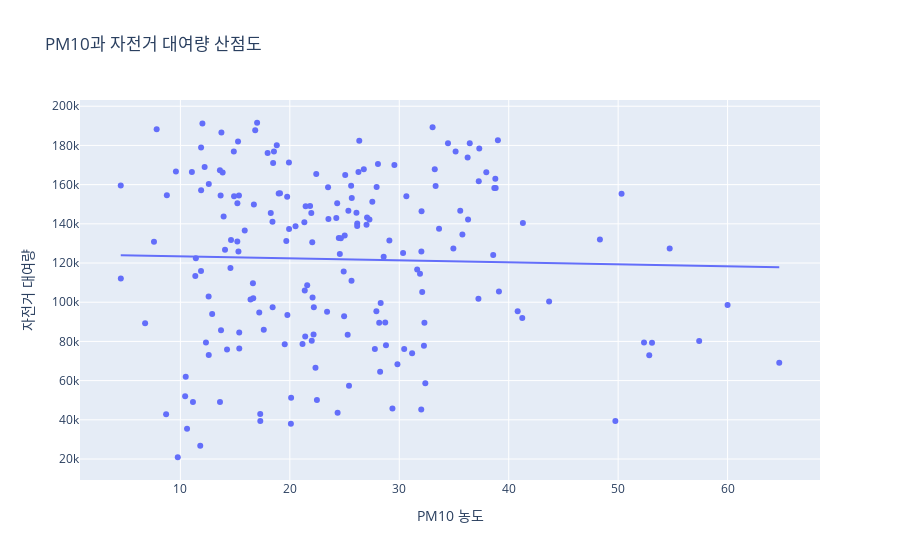

This figure's notebook cell:
### Code cell
# PM10과 Rental 산점도
fig_scatter1 = px.scatter(merged_df, 
                         x='PM10', 
                         y='Rental',
                         title='PM10과 자전거 대여량 산점도',
                         trendline='ols',
                         labels={'PM10': 'PM10 농도', 'Rental': '자전거 대여량'})

fig_scatter1.show()

# PM2.5와 Rental 산점도 
fig_scatter2 = px.scatter(merged_df,
                         x='PM2.5',
                         y='Rental', 
                         title='PM2.5와 자전거 대여량 산점도',
                         trendline='ols',
                         labels={'PM2.5': 'PM2.5 농도', 'Rental': '자전거 대여량'})

fig_scatter2.show()

### Figure 1 — Plotly figure (JSON) as saved in the notebook; plotly's stock layout.template omitted (floating-point values rounded to 4 significant figures; data arrays with more than 128 entries replaced by an {"elided": "..."} marker saying what was removed)
{"data": [{"hovertemplate": "PM10 농도=%{x}<br>자전거 대여량=%{y}<extra></extra>", "legendgroup": "", "marker": {"color": "#636efa", "symbol": "circle"}, "mode": "markers", "name": "", "orientation": "v", "showlegend": false, "type": "scatter", "x": {"elided": "184 float values"}, "xaxis": "x", "y": {"elided": "184 int values"}, "yaxis": "y"}, {"hovertemplate": "<b>OLS trendline</b><br>Rental = -101.311 * PM10 + 124421<br>R<sup>2</sup>=0.000733<br><br>PM10 농도=%{x}<br>자전거 대여량=%{y} <b>(trend)</b><extra></extra>", "legendgroup": "", "marker": {"color": "#636efa", "symbol": "circle"}, "mode": "lines", "name": "", "showlegend": false, "type": "scatter", "x": {"elided": "184 float values"}, "xaxis": "x", "y": {"elided": "184 float values"}, "yaxis": "y"}], "layout": {"legend": {"tracegroupgap": 0}, "title": {"text": "PM10과 자전거 대여량 산점도"}, "xaxis": {"anchor": "y", "domain": [0, 1], "title": {"text": "PM10 농도"}}, "yaxis": {"anchor": "x", "domain": [0, 1], "title": {"text": "자전거 대여량"}}}}
